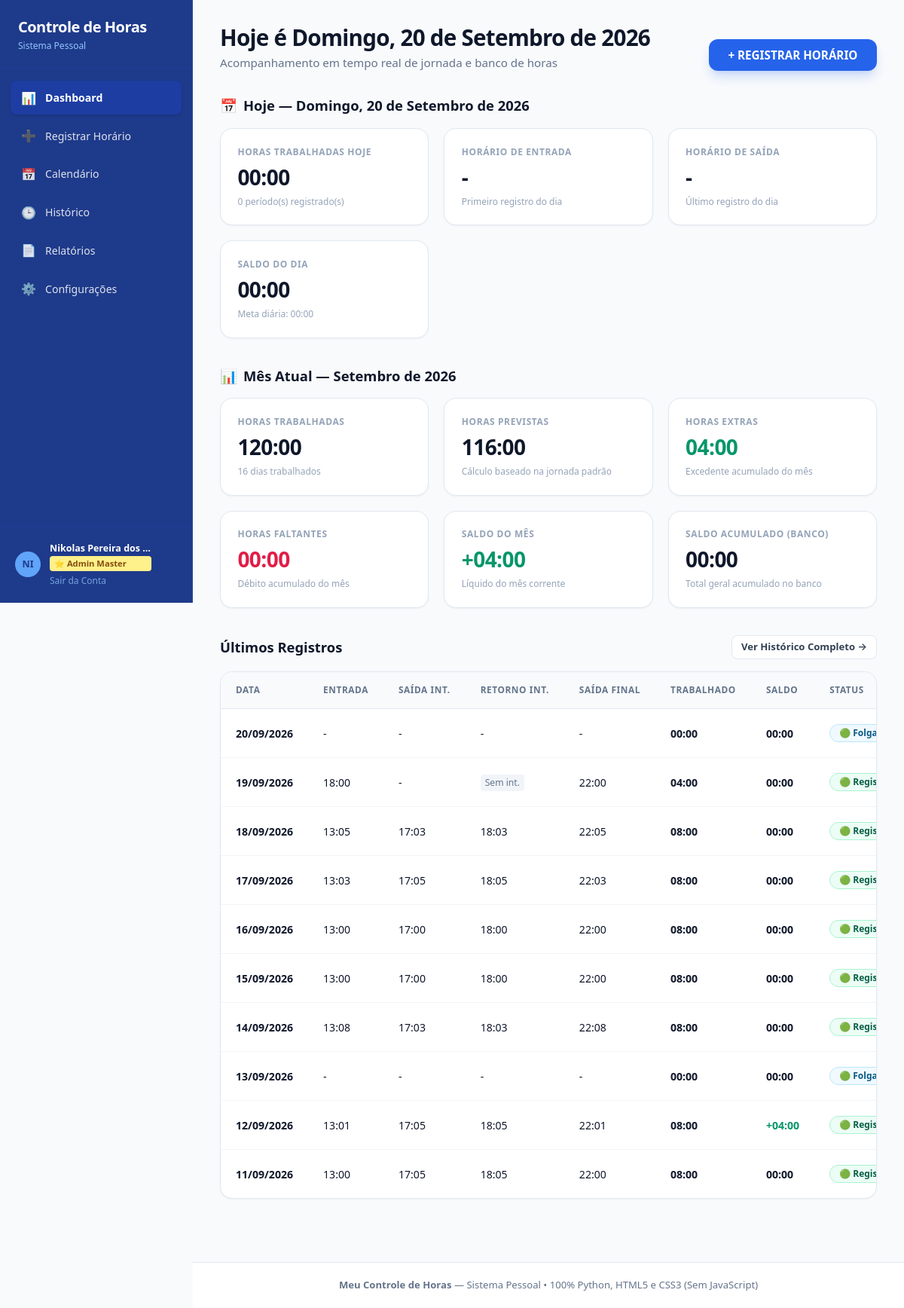
/dashboard (signed in), run on the app's committed database.
### tables this page shows
CREATE TABLE work_days (
        id INTEGER PRIMARY KEY AUTOINCREMENT,
        user_id INTEGER NOT NULL,
        date TEXT NOT NULL,
        day_type TEXT DEFAULT 'trabalho',
        observation TEXT,
        created_at TIMESTAMP DEFAULT CURRENT_TIMESTAMP,
        updated_at TIMESTAMP DEFAULT CURRENT_TIMESTAMP, overtime_paid INTEGER DEFAULT 0,
        UNIQUE(user_id, date),
        FOREIGN KEY (user_id) REFERENCES users(id) ON DELETE CASCADE
    );

CREATE TABLE work_periods (
        id INTEGER PRIMARY KEY AUTOINCREMENT,
        work_day_id INTEGER NOT NULL,
        period_order INTEGER NOT NULL DEFAULT 1,
        start_time TEXT NOT NULL,
        end_time TEXT NOT NULL,
        FOREIGN KEY (work_day_id) REFERENCES work_days(id) ON DELETE CASCADE
    );

### app.py (the view)
@app.route('/dashboard')
@login_required
def dashboard():
    user_id = session['user_id']
    now = datetime.now()
    today_str = now.strftime('%Y-%m-%d')
    today_display = f"{WEEKDAY_NAMES_PT[now.weekday()]}, {now.day:02d} de {MONTH_NAMES_PT[now.month]} de {now.year}"
    current_month_display = f"{MONTH_NAMES_PT[now.month]} de {now.year}"
    today_days, settings = get_days_data_in_range(user_id, today_str, today_str)
    if today_days:
        today_metrics = today_days[0]
    else:
        today_metrics = calculate_day_metrics([], settings.get('daily_hours_minutes', 480), 'trabalho', settings.get('tolerance_minutes', 10))
    start_of_month = f"{now.year}-{now.month:02d}-01"
    _, last_day_num = calendar.monthrange(now.year, now.month)
    end_of_month = f"{now.year}-{now.month:02d}-{last_day_num:02d}"
    month_summary = generate_report_summary(user_id, start_of_month, end_of_month)
    cumulative_bank_mins, cumulative_bank_str = get_cumulative_bank_balance(user_id)
    conn = get_db()
    cursor = conn.cursor()
    cursor.execute("""
        SELECT wd.id, wd.date, wd.day_type, wd.observation
        FROM work_days wd
        WHERE wd.user_id = ?
        ORDER BY wd.date DESC
        LIMIT 10
    """, (user_id,))
    recent_rows = cursor.fetchall()
    conn.close()
    recent_days = []
    for r in recent_rows:
        d_date = r['date']
        d_days, _ = get_days_data_in_range(user_id, d_date, d_date)
        if d_days:
            item = d_days[0]
            parts = item['date'].split('-')
            item['date_fmt'] = f"{parts[2]}/{parts[1]}/{parts[0]}"
            periods = item.get('periods', [])
            item['first_in'] = periods[0]['start_time'] if len(periods) > 0 else '-'
            item['break_out'] = periods[0]['end_time'] if len(periods) > 1 else ('Sem int.' if len(periods) == 1 else '-')
            item['break_in'] = periods[1]['start_time'] if len(periods) > 1 else ('Sem int.' if len(periods) == 1 else '-')
            item['last_out'] = periods[-1]['end_time'] if len(periods) > 0 else '-'
            recent_days.append(item)
    bank_breakdown = get_bank_debit_breakdown(user_id)
    return render_template(
        'dashboard.html',
        active_page='dashboard',
        today_str=today_str,
        today_display=today_display,
        current_month_display=current_month_display,
        today_metrics=today_metrics,
        month_summary=month_summary,
        cumulative_bank_mins=cumulative_bank_mins,
        cumulative_bank_str=cumulative_bank_str,
        bank_breakdown=bank_breakdown,
        recent_days=recent_days
    )

### templates/dashboard.html (shortened to what this page needs)
{% extends "base.html" %}
{% block content %}
<header class="dashboard-top-header">
  <div class="dashboard-title-group">
    <h2 class="dashboard-title">Hoje é {{ today_display }}</h2>
    <p class="dashboard-subtitle">Acompanhamento em tempo real de jornada e banco de horas</p>
  </div>
  <a href="{{ url_for('register_time') }}" class="btn btn-hero" id="btn-hero-register">
    + REGISTRAR HORÁRIO
  </a>
</header>
<section class="dashboard-section">
  <div class="section-title" style="display: flex; justify-content: space-between; align-items: center; flex-wrap: wrap; gap: 0.5rem;">
    <div style="display: flex; align-items: center; gap: 0.5rem;">
      <span>📅</span>
      <span>Hoje — {{ today_display }}</span>
    </div>
  </div>
  <div class="stats-grid">
    <div class="stat-card" id="card-today-worked">
      <div class="stat-label">Horas Trabalhadas Hoje</div>
      <div class="stat-value">{{ today_metrics.total_worked_str }}</div>
      <div class="stat-subtext">{{ today_metrics.periods_count }} período(s) registrado(s)</div>
    </div>
    <div class="stat-card" id="card-today-in">
      <div class="stat-label">Horário de Entrada</div>
      <div class="stat-value">{{ today_metrics.first_in }}</div>
      <div class="stat-subtext">Primeiro registro do dia</div>
    </div>
    <div class="stat-card" id="card-today-out">
      <div class="stat-label">Horário de Saída</div>
      <div class="stat-value">
        {% if today_metrics.is_in_progress %}
          <span style="font-size: 1.15rem; color: #d97706; font-weight: 700;">⏳ Em aberto</span>
        {% else %}
          {{ today_metrics.last_out }}
        {% endif %}
      </div>
      <div class="stat-subtext">
        {% if today_metrics.is_in_progress %}
          Trabalho em curso
        {% else %}
          Último registro do dia
        {% endif %}
      </div>
    </div>
    <div class="stat-card" id="card-today-balance">
      <div class="stat-label">Saldo do Dia</div>
      <div class="stat-value {% if today_metrics.is_in_progress %}text-neutral{% elif '+' in today_metrics.balance_str %}text-positive{% elif '-' in today_metrics.balance_str %}text-negative{% else %}text-neutral{% endif %}">
        {% if today_metrics.is_in_progress %}
          <span style="font-size: 1.15rem; color: #d97706; font-weight: 700;">⏳ Em aberto</span>
        {% else %}
          {{ today_metrics.balance_str }}
        {% endif %}
      </div>
      <div class="stat-subtext">
        {% if today_metrics.is_in_progress %}
          Falta cumprir {{ today_metrics.missing_str }} para a meta
        {% else %}
          Meta diária: {{ today_metrics.expected_str }}
        {% endif %}
      </div>
    </div>
  </div>
</section>
<section class="dashboard-section">
  <div class="section-title">
    <span>📊</span>
    <span>Mês Atual — {{ current_month_display }}</span>
  </div>
  <div class="stats-grid">
    <div class="stat-card" id="card-month-worked">
      <div class="stat-label">Horas Trabalhadas</div>
      <div class="stat-value">{{ month_summary.total_worked_str }}</div>
      <div class="stat-subtext">{{ month_summary.worked_days_count }} dias trabalhados</div>
    </div>
    <div class="stat-card" id="card-month-expected">
      <div class="stat-label">Horas Previstas</div>
      <div class="stat-value">{{ month_summary.total_expected_str }}</div>
      <div class="stat-subtext">Cálculo baseado na jornada padrão</div>
    </div>
    <div class="stat-card" id="card-month-overtime">
      <div class="stat-label">Horas Extras</div>
      <div class="stat-value text-positive">{{ month_summary.total_overtime_str }}</div>
      <div class="stat-subtext">Excedente acumulado do mês</div>
    </div>
    <div class="stat-card" id="card-month-missing">
      <div class="stat-label">Horas Faltantes</div>
      <div class="stat-value text-negative">{{ month_summary.total_missing_str }}</div>
      <div class="stat-subtext">Débito acumulado do mês</div>
    </div>
    <div class="stat-card" id="card-month-balance">
      <div class="stat-label">Saldo do Mês</div>
      <div class="stat-value {% if '+' in month_summary.total_balance_str %}text-positive{% elif '-' in month_summary.total_balance_str %}text-negative{% else %}text-neutral{% endif %}">
        {{ month_summary.total_balance_str }}
      </div>
      <div class="stat-subtext">Líquido do mês corrente</div>
    </div>
    <div class="stat-card" id="card-cumulative-bank" {% if cumulative_bank_mins < 0 %}style="border-color: #fca5a5; background: #fff5f5;"{% endif %}>
      <div class="stat-label">Saldo Acumulado (Banco)</div>
      <div class="stat-value {% if '+' in cumulative_bank_str %}text-positive{% elif '-' in cumulative_bank_str %}text-negative{% else %}text-neutral{% endif %}">
        {{ cumulative_bank_str }}
      </div>
      <div class="stat-subtext">
        {% if cumulative_bank_mins < 0 %}
          <span style="color: #dc2626; font-weight: 700;">⚠️ Débito ativo a pagar (acumulado entre meses)</span>
        {% else %}
          Total geral acumulado no banco
        {% endif %}
      </div>
    </div>
  </div>
</section>
<section class="dashboard-section">
  <div class="page-header" style="margin-bottom: 1rem;">
    <h3 class="section-title" style="margin-bottom: 0;">Últimos Registros</h3>
    <a href="{{ url_for('history_view') }}" class="btn btn-secondary btn-sm" id="btn-view-all-history">
      Ver Histórico Completo →
    </a>
  </div>
  <div class="table-card">
    <div class="table-responsive">
      <table class="data-table">
        <thead>
          <tr>
            <th>Data</th>
            <th>Entrada</th>
            <th>Saída Int.</th>
            <th>Retorno Int.</th>
            <th>Saída Final</th>
            <th>Trabalhado</th>
            <th>Saldo</th>
            <th>Status</th>
          </tr>
        </thead>
        <tbody>
          {% if recent_days %}
            {% for d in recent_days %}
              <tr>
                <td>
                  <strong>{{ d.date_fmt }}</strong>
                </td>
                <td>{{ d.first_in }}</td>
                <td>{{ '-' if d.break_out == 'Sem int.' else d.break_out }}</td>
                <td>
                  {% if d.break_in == 'Sem int.' %}
                    <span style="display: inline-block; font-size: 0.76rem; background: #f1f5f9; color: #64748b; padding: 2px 6px; border-radius: 4px;">Sem int.</span>
                  {% else %}
                    {{ d.break_in }}
                  {% endif %}
                </td>
                <td>
                  {% if d.is_in_progress %}
                    <span style="color: #d97706; font-weight: 600;">⏳ Em aberto</span>
                  {% else %}
                    {{ d.last_out }}
                  {% endif %}
                </td>
                <td><strong>{{ d.total_worked_str }}</strong></td>
                <td>
                  {% if d.is_in_progress %}
                    <span style="color: #d97706; font-weight: 700; font-size: 0.85rem;">⏳ Em aberto</span>
                  {% else %}
                    <span class="{% if '+' in d.balance_str %}text-positive{% elif '-' in d.balance_str %}text-negative{% endif %}" style="font-weight: 700;">
                      {{ d.balance_str }}
                    </span>
                  {% endif %}
                </td>
                <td>
                  {% if d.day_type == 'folga' %}
                    <span class="status-badge status-folga">🟢 Folga</span>
                  {% elif d.day_type == 'feriado' %}
                    <span class="status-badge" style="background-color: #fef3c7; color: #b45309; border: 1px solid #fde68a;">🟠 Feriado</span>
                  {% elif d.day_type == 'falta' %}
                    <span class="status-badge status-falta">🔴 Falta (A Pagar)</span>
                  {% elif d.is_in_progress or d.status == 'em_andamento' %}
                    <span class="status-badge" style="background-color: #fffbeb; color: #b45309; border: 1px solid #fde68a;">⏳ Em aberto</span>
                  {% elif d.status == 'incompleto' %}
                    <span class="status-badge status-incompleto">🟡 Incompleto</span>
                  {% elif d.status == 'registrado' %}
                    <span class="status-badge status-registrado">🟢 Registrado</span>
                  {% else %}
                    <span class="status-badge status-vazio">⚪ Sem registro</span>
                  {% endif %}
                </td>
              </tr>
            {% endfor %}
          {% else %}
            <tr>
              <td colspan="9" style="text-align: center; padding: 2rem; color: var(--text-muted);">
                Nenhum horário registrado ainda neste mês. Clique em <strong>+ REGISTRAR HORÁRIO</strong> acima!
              </td>
            </tr>
          {% endif %}
        </tbody>
      </table>
    </div>
  </div>
</section>
{% endblock %}

### templates/base.html (shortened to what this page needs)
<!DOCTYPE html>
<html lang="pt-BR">
<head>
  <link rel="stylesheet" href="{{ url_for('static', filename='css/style.css') }}">
</head>
<body class="{% if not session.get('user_id') %}auth-page{% endif %}">
  <div class="app-layout {% if not session.get('user_id') %}unauth-layout{% endif %}">
    {% if session.get('user_id') %}
      <aside class="app-sidebar" id="app-sidebar">
        <div class="sidebar-header">
          <a href="{{ url_for('dashboard') }}" class="brand-link" id="brand-link">
            <h1 class="sidebar-brand-title">Controle de Horas</h1>
            <p class="sidebar-brand-sub">Sistema Pessoal</p>
          </a>
        </div>
        <nav class="sidebar-nav">
          <ul class="nav-menu" id="main-navigation">
            <li class="nav-item {% if active_page == 'dashboard' %}active{% endif %}">
              <a href="{{ url_for('dashboard') }}" id="nav-dashboard">
                <span class="nav-icon">📊</span>
                <span class="nav-text">Dashboard</span>
              </a>
            </li>
            <li class="nav-item {% if active_page == 'register' %}active{% endif %}">
              <a href="{{ url_for('register_time') }}" id="nav-register">
                <span class="nav-icon">➕</span>
                <span class="nav-text">Registrar Horário</span>
              </a>
            </li>
            <li class="nav-item {% if active_page == 'calendar' %}active{% endif %}">
              <a href="{{ url_for('calendar_view') }}" id="nav-calendar">
                <span class="nav-icon">📅</span>
                <span class="nav-text">Calendário</span>
              </a>
            </li>
            <li class="nav-item {% if active_page == 'history' %}active{% endif %}">
              <a href="{{ url_for('history_view') }}" id="nav-history">
                <span class="nav-icon">🕒</span>
                <span class="nav-text">Histórico</span>
              </a>
            </li>
            <li class="nav-item {% if active_page == 'reports' %}active{% endif %}">
              <a href="{{ url_for('reports_view') }}" id="nav-reports">
                <span class="nav-icon">📄</span>
                <span class="nav-text">Relatórios</span>
              </a>
            </li>
            <li class="nav-item {% if active_page == 'settings' %}active{% endif %}">
              <a href="{{ url_for('settings_view') }}" id="nav-settings">
                <span class="nav-icon">⚙️</span>
                <span class="nav-text">Configurações</span>
              </a>
            </li>
          </ul>
        </nav>
        <div class="sidebar-footer">
          <div class="sidebar-user">
            <div class="user-avatar" title="{{ session.get('user_email', 'Usuário') }}">
              {{ (session.get('user_name') or session.get('user_email', 'UC'))[:2]|upper }}
            </div>
            <div class="user-info">
              <p class="user-name">{{ session.get('user_name') or (session.get('user_email', 'Usuário').split('@')[0]|capitalize) }}</p>
              {% if session.get('user_role') == 'admin' or session.get('user_email') == 'ncodestechnologies@gmail.com' %}
                <span class="admin-badge" style="background: #fef08a; color: #854d0e; font-size: 0.7rem; font-weight: 700; padding: 2px 6px; border-radius: 4px; display: inline-block; margin-bottom: 2px;">⭐ Admin Master</span>
              {% endif %}
              <a href="{{ url_for('logout') }}" class="user-logout" id="nav-logout">Sair da Conta</a>
            </div>
          </div>
        </div>
      </aside>
    {% endif %}
    <div class="app-main-content">
      <main class="main-container {% if not session.get('user_id') %}auth-container{% endif %}">
        {% block content %}{% endblock %}
      </main>
      {% if session.get('user_id') %}
        <footer class="footer">
          <p><strong>Meu Controle de Horas</strong> — Sistema Pessoal • 100% Python, HTML5 e CSS3 (Sem JavaScript)</p>
        </footer>
      {% endif %}
    </div>
  </div>
</body>
</html>

### data on the page
work_days: date_fmt "20/09/2026", first_in "-", break_out "-", break_in "-", last_out "-", total_worked_str "00:00", balance_str "00:00"
work_periods: date_fmt "19/09/2026", first_in "18:00", break_out "-", shows "Sem int.", last_out "22:00", total_worked_str "04:00", balance_str "00:00"
work_periods: first_in "13:05", end_time "17:03"
work_periods: break_in "18:03", last_out "22:05"
work_periods: first_in "13:03", end_time "17:05"
work_periods: break_in "18:05", last_out "22:03"
work_periods: first_in "13:00", end_time "17:00"
work_periods: break_in "18:00", last_out "22:00"
work_periods: first_in "13:00", end_time "17:00"
work_periods: break_in "18:00", last_out "22:00"
work_periods: first_in "13:08", end_time "17:03"
work_periods: break_in "18:03", last_out "22:08"
work_days: date_fmt "13/09/2026", first_in "-", break_out "-", break_in "-", last_out "-", total_worked_str "00:00", balance_str "00:00"
work_periods: first_in "13:01", end_time "17:05"
work_periods: break_in "18:05", last_out "22:01"
work_periods: first_in "13:00", end_time "17:05"
work_periods: break_in "18:05", last_out "22:00"

### other printed values
{{ today_display }} "Domingo, 20 de Setembro de 2026"
{{ today_metrics.total_worked_str }} "00:00"
{{ today_metrics.periods_count }} "0"
{{ today_metrics.first_in }} "-"
{{ today_metrics.last_out }} "-"
{{ today_metrics.balance_str }} "00:00"
{{ today_metrics.expected_str }} "00:00"
{{ month_summary.total_worked_str }} "120:00"
{{ month_summary.worked_days_count }} "16"
{{ month_summary.total_expected_str }} "116:00"
{{ month_summary.total_overtime_str }} "04:00"
{{ month_summary.total_missing_str }} "00:00"
{{ month_summary.total_balance_str }} "+04:00"
{{ cumulative_bank_str }} "00:00"
{{ d.date_fmt }} "18/09/2026" "17/09/2026" "16/09/2026" "15/09/2026" "14/09/2026" "12/09/2026" "11/09/2026"
